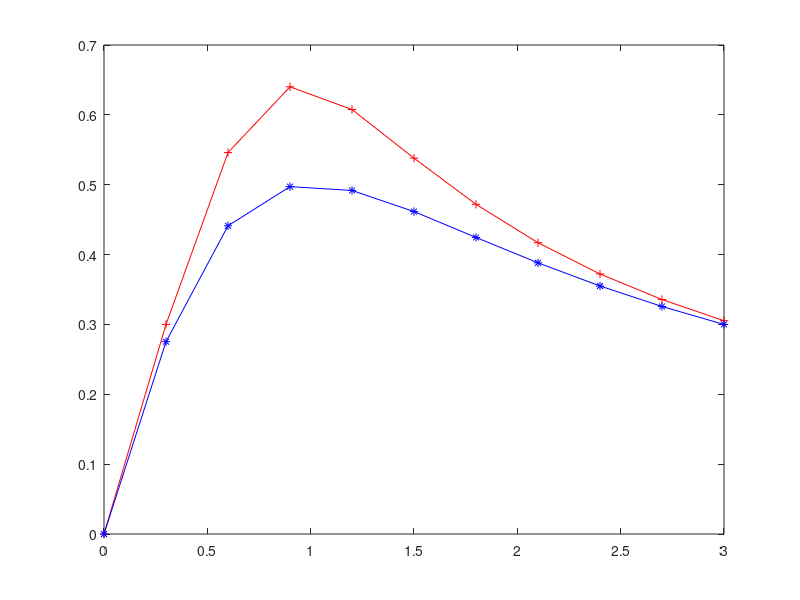

Here is the MATLAB script that generated this plot: (Note: this script raises an error after producing the figure.)
%%
n=10;a=0;b=3;
h=(b-a)/n;
x=linspace(a,b,n+1);
y(1)=0;
for i=1:n 
   if i==1
    y(i+1)=y(i)+h;
   else 
    y(i+1)=y(i)+h*(y(i)/x(i)-2*y(i)^2);
   end
end  
y_exact= @(x) x./(1+x.^2)
figure(3)
plot(x, y,'-+r',x,y_exact(x),'-*b');
%%
syms y(x); % be careful performance issue.
dsolve(diff(y)==exp(x)-100*y,y(0)==1)
sh Anaconda3-2019.07-Linux-x86_64.sh


